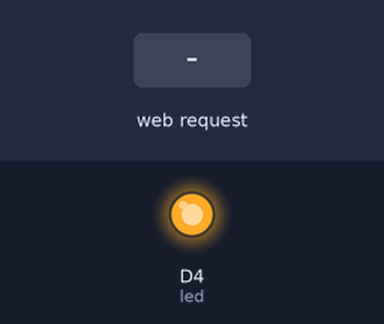
Bench run of a sketch on a simulated ESP8266 (NodeMCU). Parts: output pins drawn as LEDs (lit = HIGH). The test bench sets the inputs (shaded band). WiFi joins after 1.5 s; servers stay silent unless stated; what the sketch prints to the serial monitor is not drawn.

Above: at 2.7 s.
2.8 s: HTTP request GET /OnLed received
At 3.5 s:
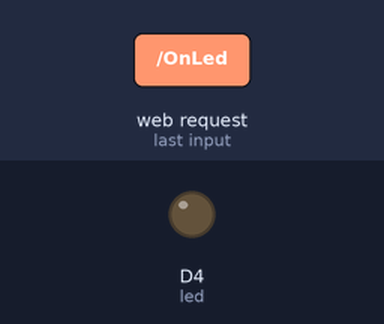
4.3 s: HTTP request GET /OnLed1 received
At 4.6 s:
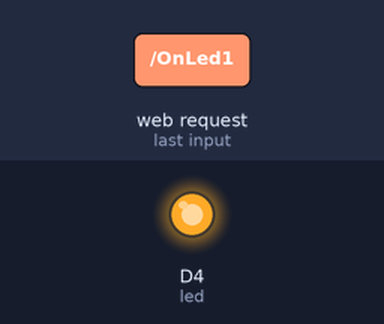
Timing chart, 0 to 7.3 s (numbered marks = the images above; inputs shaded):
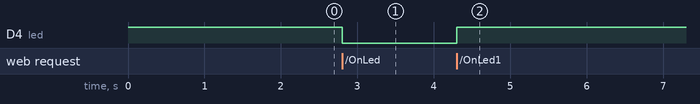

The sketch:

Code_Web.ino
```cpp
#include <ESP8266WiFi.h>
#include <WiFiClient.h>
#include <ESP8266WebServer.h>
#include <ESP8266mDNS.h>

ESP8266WebServer server(80);

// Your WiFi credentials.
// Set password to "" for open networks.
const char* ssid = "Nha Bui Quang La";
const char* password = "0984746299";

const char text[] PROGMEM = R"=====(
<!DOCTYPE html>
<html>
<head>
   <style type="text/css">
      button {
         background-color: #4CAF50; /* Màu nền */
         color: white; /* Màu chữ */
         padding: 14px 20px; /* Đệm bên trong */
         margin: 8px 0; /* Lề bên ngoài */
         border: none; /* Không viền */
         cursor: pointer; /* Con trỏ chuột */
         width: 100%; /* Chiều rộng */
      }

      button:hover {
         opacity: 0.8; /* Độ mờ khi rê chuột lên nút */
      }
   </style>
</head>
<body>
   <button type="button"><a href="/OnLed">On/Off</a></button>
</body>
</html>
)=====";


#define led D4

void setup() {
  // put your setup code here, to run once:

  // Debug console
    pinMode(led, OUTPUT);
  digitalWrite(led, HIGH);
    Serial.begin(115200);
    Serial.println("Begin Connect to WiFi");
     WiFi.begin(ssid, password);
     Serial.println("Connect to WiFi");

  // Wait for connection
  while (WiFi.status() != WL_CONNECTED) {
    delay(500);
    Serial.print(".");
  }
  Serial.println("");
  Serial.print("Connected to ");
  Serial.println(ssid);
  Serial.print("IP address: ");
  Serial.println(WiFi.localIP());

  Serial.println("");
  Serial.print("Connected to ");
  Serial.println(ssid);
  Serial.print("IP address: ");
  Serial.println(WiFi.localIP());

if (MDNS.begin("esp8266")) {
    Serial.println("MDNS responder started");
  }

//IP address: 192.168.1.68
server.on("/", handleRoot);
//IP address: 192.168.1.68/OnLed
server.on("/OnLed", OnLed);
server.on("/OnLed1", OnLed1);
//IP address: 192.168.1.68/inline
server.on("/inline", [](){
    server.send(200, "text/plain", "this works as well");
  });

server.onNotFound(handleNotFound);
server.begin();
Serial.println("HTTP server started");

}

void OnLed(){

  digitalWrite(led, !digitalRead(led));
  delay(1000);
  handleRoot();
}

void OnLed1(){

  digitalWrite(led, !digitalRead(led));
}

void handleRoot() {


String texthtml = text;

  server.send(200, "text/html", texthtml);
}

void handleNotFound(){
  digitalWrite(led, 1);
  String message = "File Not Found\n\n";
  message += "URI: ";
  message += server.uri();
  message += "\nMethod: ";
  message += (server.method() == HTTP_GET)?"GET":"POST";
  message += "\nArguments: ";
  message += server.args();
  message += "\n";
  for (uint8_t i=0; i<server.args(); i++){
    message += " " + server.argName(i) + ": " + server.arg(i) + "\n";
  }
  server.send(404, "text/plain", message);
  digitalWrite(led, 0);
}


void loop() {
  // put your main code here, to run repeatedly:
server.handleClient();
}
```

Measured:
- after the input at 2.8 s, D4 (led): HIGH → LOW at once
- after the input at 4.3 s, D4 (led): LOW → HIGH at once
